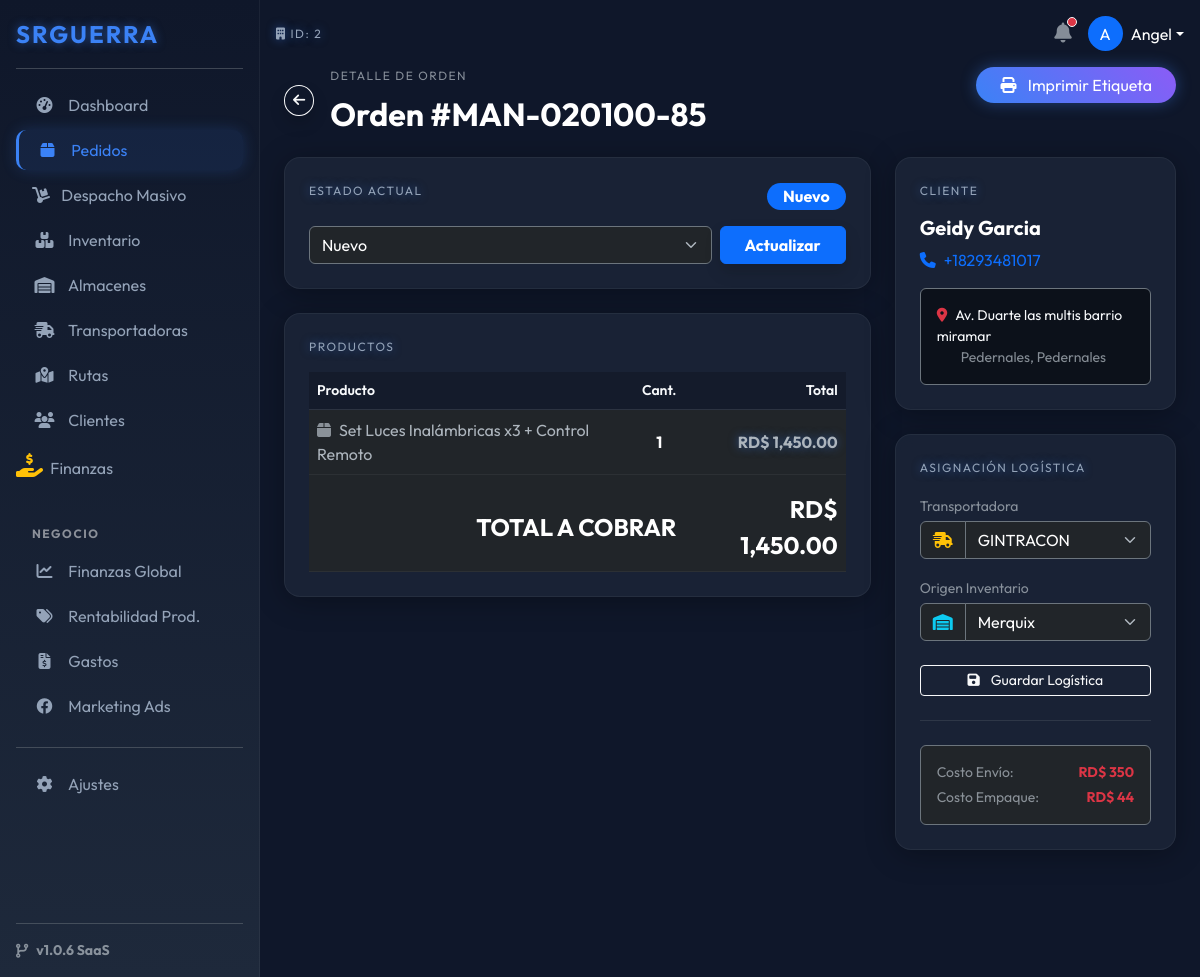
The app's page /index.php?ruta=pedidos/ver&id=19 (signed in) with its own data.
### tables this page shows
CREATE TABLE `pedidos` (
  `id` int(11) NOT NULL,
  `empresa_id` int(11) NOT NULL,
  `cliente_id` int(11) NOT NULL,
  `transportadora_id` int(11) DEFAULT NULL,
  `almacen_id` int(11) DEFAULT NULL,
  `shopify_order_id` bigint(20) DEFAULT NULL,
  `origen` varchar(50) DEFAULT 'Manual',
  `numero_orden` varchar(50) NOT NULL,
  `estado_interno` enum('Nuevo','Confirmado','En Ruta','Entregado','Devuelto','Rechazado','Cancelado') DEFAULT 'Nuevo',
  `total_venta` decimal(10,2) NOT NULL,
  `costo_envio_real` decimal(10,2) DEFAULT 0.00,
  `costo_empaque_real` decimal(10,2) DEFAULT 0.00,
  `notas_internas` text DEFAULT NULL,
  `motivo_rechazo` text DEFAULT NULL,
  `guia_transporte` varchar(100) DEFAULT NULL,
  `fecha_creacion` datetime DEFAULT current_timestamp(),
  `fecha_entrega` datetime DEFAULT NULL,
  `fecha_actualizacion` datetime DEFAULT NULL
);

CREATE TABLE `pedidos_detalle` (
  `id` int(11) NOT NULL,
  `pedido_id` int(11) NOT NULL,
  `producto_id` int(11) DEFAULT NULL,
  `nombre_producto` varchar(255) NOT NULL,
  `cantidad` int(11) NOT NULL,
  `precio_unitario` decimal(10,2) NOT NULL,
  `costo_unitario` decimal(10,2) DEFAULT 0.00
);

CREATE TABLE `clientes` (
  `id` int(11) NOT NULL,
  `empresa_id` int(11) NOT NULL,
  `nombre` varchar(150) NOT NULL,
  `telefono` varchar(50) NOT NULL,
  `email` varchar(150) DEFAULT NULL,
  `provincia` varchar(100) DEFAULT NULL,
  `ciudad` varchar(100) DEFAULT NULL,
  `direccion` text DEFAULT NULL,
  `shopify_customer_id` bigint(20) DEFAULT NULL
);

CREATE TABLE `transportadoras` (
  `id` int(11) NOT NULL,
  `empresa_id` int(11) NOT NULL,
  `nombre` varchar(100) NOT NULL,
  `codigo_acceso` varchar(50) DEFAULT NULL,
  `pin_acceso` varchar(255) DEFAULT NULL,
  `costo_envio_fijo` decimal(10,2) DEFAULT 0.00,
  `activo` tinyint(1) DEFAULT 1
);

CREATE TABLE `almacenes` (
  `id` int(11) NOT NULL,
  `empresa_id` int(11) NOT NULL,
  `nombre` varchar(100) NOT NULL,
  `ubicacion` varchar(255) DEFAULT NULL,
  `costo_empaque` decimal(10,2) DEFAULT 0.00,
  `activo` tinyint(1) DEFAULT 1
);

### modules/pedidos/ver.php (the view, shortened to what this page needs)
<?php
$pedido_id = isset($_GET['id']) ? (int)$_GET['id'] : 0;
$empresa_id = $_SESSION['empresa_id'];
$sql = "SELECT p.*,
               c.nombre as cli_nombre, c.telefono as cli_telefono, c.direccion as cli_direccion,
               c.ciudad as cli_ciudad, c.provincia as cli_provincia,
               t.nombre as trans_nombre,
               a.nombre as almacen_nombre
        FROM pedidos p
        LEFT JOIN clientes c ON p.cliente_id = c.id
        LEFT JOIN transportadoras t ON p.transportadora_id = t.id
        LEFT JOIN almacenes a ON p.almacen_id = a.id
        WHERE p.id = ? AND p.empresa_id = ?";
$stmt = $pdo->prepare($sql);
$stmt->execute([$pedido_id, $empresa_id]);
$pedido = $stmt->fetch();
$lista_trans = $pdo->query("SELECT * FROM transportadoras WHERE empresa_id = $empresa_id AND activo = 1")->fetchAll();
$lista_alm = $pdo->query("SELECT * FROM almacenes WHERE empresa_id = $empresa_id AND activo = 1")->fetchAll();
$stmt_det = $pdo->prepare("SELECT * FROM pedidos_detalle WHERE pedido_id = ?");
$stmt_det->execute([$pedido_id]);
$detalles = $stmt_det->fetchAll();
?>
<div class="row mb-4">
    <div class="col-md-6 d-flex align-items-center">
        <a href="index.php?ruta=pedidos" class="btn btn-outline-light btn-sm me-3 rounded-circle shadow"><i class="fas fa-arrow-left"></i></a>
        <div>
            <span class="h-label text-muted">DETALLE DE ORDEN</span>
            <h2 class="fw-bold text-white mb-0">Orden #<?php echo htmlspecialchars($pedido['numero_orden']); ?></h2>
        </div>
    </div>
    <div class="col-md-6 text-end">
        <a href="index.php?ruta=imprimir-etiqueta&id=<?php echo $pedido['id']; ?>" target="_blank" class="btn btn-outline-warning rounded-pill px-4 btn-glow">
            <i class="fas fa-print me-2"></i> Imprimir Etiqueta
        </a>
    </div>
</div>
<div class="row g-4">
    <div class="col-lg-8">
        <div class="card-glass p-4 mb-4">
            <div class="d-flex justify-content-between align-items-center mb-3">
                <span class="h-label text-neon">ESTADO ACTUAL</span>
                <?php
                $es_devuelto = ($pedido['estado_interno'] == 'Devuelto');
                $badge_color = $es_devuelto ? 'bg-danger' : 'bg-primary';
                ?>
                <span class="badge <?php echo $badge_color; ?> fs-6 px-3 rounded-pill"><?php echo $pedido['estado_interno']; ?></span>
            </div>
            <form action="index.php?ruta=actualizar-estado-pedido" method="POST" class="d-flex gap-2">
                <div class="flex-grow-1">
                    <select name="nuevo_estado" class="form-select bg-dark text-white border-secondary">
                        <option value="Nuevo" <?php echo $pedido['estado_interno'] == 'Nuevo' ? 'selected' : ''; ?>>Nuevo</option>
                    </select>
                </div>
                <?php if ($es_devuelto): ?>
                    <button type="button" class="btn btn-secondary fw-bold px-4" disabled><i class="fas fa-lock me-2"></i> Bloqueado</button>
                <?php else: ?>
                    <button type="submit" class="btn btn-primary fw-bold px-4 shadow">Actualizar</button>
                <?php endif; ?>
            </form>
        </div>
        <div class="card-glass p-4">
            <span class="h-label text-neon mb-3">PRODUCTOS</span>
            <div class="table-responsive">
                <table class="table table-dark-custom align-middle mb-0">
                    <thead>
                        <tr class="text-muted small">
                            <th>Producto</th>
                            <th class="text-center">Cant.</th>
                            <th class="text-end">Total</th>
                        </tr>
                    </thead>
                    <tbody>
                        <?php foreach ($detalles as $d): ?>
                            <tr>
                                <td><i class="fas fa-box me-2 text-muted"></i><?php echo $d['nombre_producto']; ?></td>
                                <td class="text-center fw-bold text-white"><?php echo $d['cantidad']; ?></td>
                                <td class="text-end fw-bold text-neon">RD$ <?php echo number_format($d['precio_unitario'] * $d['cantidad'], 2); ?></td>
                            </tr>
                        <?php endforeach; ?>
                    </tbody>
                    <tfoot class="border-top border-secondary">
                        <tr>
                            <td colspan="2" class="text-end text-white fs-4 fw-bold pt-3">TOTAL A COBRAR</td>
                            <td class="text-end text-white fs-4 fw-bold pt-3">RD$ <?php echo number_format($pedido['total_venta'], 2); ?></td>
                        </tr>
                    </tfoot>
                </table>
            </div>
        </div>
    </div>
    <div class="col-lg-4">
        <div class="card-glass p-4 mb-4">
            <span class="h-label text-neon mb-3">CLIENTE</span>
            <?php if ($pedido['cli_nombre']): ?>
                <h5 class="text-white fw-bold"><?php echo $pedido['cli_nombre']; ?></h5>
                <p class="text-primary mb-3"><i class="fas fa-phone me-2"></i><?php echo $pedido['cli_telefono']; ?></p>
                <div class="p-3 bg-black bg-opacity-50 rounded border border-secondary small">
                    <i class="fas fa-map-marker-alt text-danger me-2"></i><?php echo $pedido['cli_direccion']; ?><br>
                    <span class="text-muted ms-4"><?php echo $pedido['cli_ciudad']; ?>, <?php echo $pedido['cli_provincia']; ?></span>
                </div>
            <?php else: ?>
                <div class="alert alert-warning small">Cliente eliminado.</div>
            <?php endif; ?>
        </div>
        <div class="card-glass p-4">
            <span class="h-label text-neon mb-3">ASIGNACIÓN LOGÍSTICA</span>
            <form action="index.php?ruta=guardar-pedido" method="POST">
                <div class="mb-3">
                    <label class="text-muted small mb-1">Transportadora</label>
                    <div class="input-group">
                        <span class="input-group-text bg-dark border-secondary text-warning"><i class="fas fa-shipping-fast"></i></span>
                        <select name="transportadora_id" class="form-select bg-dark text-white border-secondary">
                            <?php foreach ($lista_trans as $t): ?>
                                <option value="<?php echo $t['id']; ?>" <?php echo ($pedido['transportadora_id'] == $t['id']) ? 'selected' : ''; ?>>
                                    <?php echo $t['nombre']; ?>
                                </option>
                            <?php endforeach; ?>
                        </select>
                    </div>
                </div>
                <div class="mb-4">
                    <label class="text-muted small mb-1">Origen Inventario</label>
                    <div class="input-group">
                        <span class="input-group-text bg-dark border-secondary text-info"><i class="fas fa-warehouse"></i></span>
                        <select name="almacen_id" class="form-select bg-dark text-white border-secondary">
                            <?php foreach ($lista_alm as $a): ?>
                                <option value="<?php echo $a['id']; ?>" <?php echo ($pedido['almacen_id'] == $a['id']) ? 'selected' : ''; ?>>
                                    <?php echo $a['nombre']; ?>
                                </option>
                            <?php endforeach; ?>
                        </select>
                    </div>
                </div>
                <?php if(!$es_devuelto): ?>
                <button type="submit" class="btn btn-outline-light w-100 btn-sm">
                    <i class="fas fa-save me-2"></i> Guardar Logística
                </button>
                <?php endif; ?>
            </form>
            <hr class="border-secondary opacity-25 my-4">
            <div class="p-3 bg-dark rounded border border-secondary">
                <div class="d-flex justify-content-between mb-1">
                    <span class="small text-muted">Costo Envío:</span>
                    <span class="small text-danger fw-bold">RD$ <?php echo number_format($pedido['costo_envio_real'], 0); ?></span>
                </div>
                <div class="d-flex justify-content-between">
                    <span class="small text-muted">Costo Empaque:</span>
                    <span class="small text-danger fw-bold">RD$ <?php echo number_format($pedido['costo_empaque_real'], 0); ?></span>
                </div>
            </div>
        </div>
    </div>
</div>
<?php include 'includes/footer.php'; ?>

### assets/css/futuristic.css (style rules this page uses)
:root { --bg-dark: #0f172a; --bg-card: #1e293b; --primary-neon: #3b82f6; --accent-neon: #8b5cf6; --text-main: #f8fafc; --text-muted: #94a3b8; --success-glow: rgba(34, 197, 94, 0.2); --danger-glow: rgba(239, 68, 68, 0.2); }
body { background-color: var(--bg-dark); color: var(--text-main); font-family: 'Outfit', sans-serif; }
.card-glass { background: rgba(30, 41, 59, 0.7); backdrop-filter: blur(10px); -webkit-backdrop-filter: blur(10px); border: 1px solid rgba(255, 255, 255, 0.05); border-radius: 16px; box-shadow: 0 4px 30px rgba(0, 0, 0, 0.3); transition: transform 0.2s; }
.text-neon { color: var(--primary-neon); text-shadow: 0 0 10px rgba(59, 130, 246, 0.5); }
.h-label { font-size: 0.75rem; text-transform: uppercase; letter-spacing: 1.5px; color: var(--text-muted); margin-bottom: 10px; display: block; }
.table-dark-custom { background: transparent; color: var(--text-muted); }
.table-dark-custom th { background: rgba(0,0,0,0.2); color: var(--text-main); border-bottom: 1px solid rgba(255,255,255,0.1); font-weight: 600; }
.table-dark-custom td { border-bottom: 1px solid rgba(255,255,255,0.05); vertical-align: middle; }
.btn-glow { background: linear-gradient(45deg, var(--primary-neon), var(--accent-neon)); border: none; color: white; box-shadow: 0 0 15px rgba(59, 130, 246, 0.4); }

### records on screen
pedidos: numero_orden "MAN-020100-85", estado_interno "Nuevo", nuevo_estado "Nuevo", total_venta "1,450.00", cliente.nombre "Geidy Garcia", cliente.telefono "+18293481017", cliente.direccion "Av. Duarte las multis barrio miramar", cliente.ciudad "Pedernales", cliente.provincia "Pedernales", transportadora_id "GINTRACON", almacen_id "Merquix", costo_envio_real "350", costo_empaque_real "44"
pedidos_detalle: nombre_producto "Set Luces Inalámbricas x3 + Control Remoto", cantidad "1", $d['precio_unitario'] * $d['cantidad'] "1,450.00"

### other values on screen
$_SESSION['empresa_id'] "2"
substr($_SESSION['usuario_nombre'], 0, 1) "A"
explode(' ', $_SESSION['usuario_nombre'])[0] "Angel"
